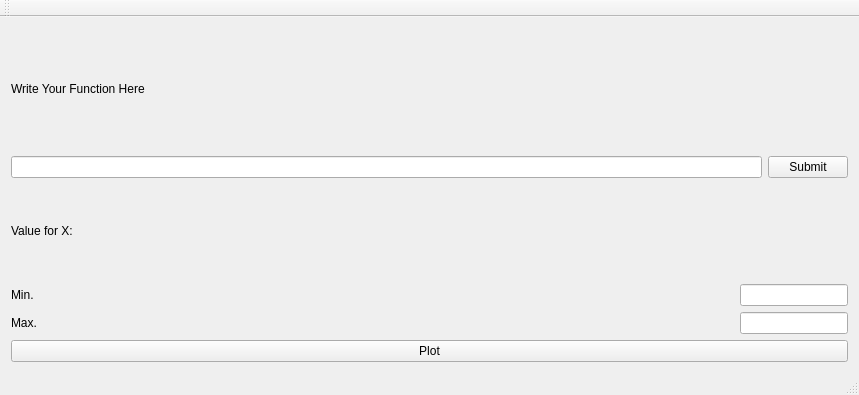
<?xml version="1.0" encoding="UTF-8"?>
<ui version="4.0">
 <class>MainWindow</class>
 <widget class="QMainWindow" name="MainWindow">
  <property name="geometry">
   <rect>
    <x>0</x>
    <y>0</y>
    <width>859</width>
    <height>395</height>
   </rect>
  </property>
  <property name="windowTitle">
   <string>MainWindow</string>
  </property>
  <widget class="QWidget" name="centralWidget">
   <layout class="QVBoxLayout" name="verticalLayout_3">
    <item>
     <layout class="QVBoxLayout" name="verticalLayout_2">
      <item>
       <widget class="QLabel" name="label">
        <property name="text">
         <string>Write Your Function Here</string>
        </property>
       </widget>
      </item>
      <item>
       <layout class="QHBoxLayout" name="horizontalLayout">
        <item>
         <widget class="QLineEdit" name="lineEdit"/>
        </item>
        <item>
         <widget class="QPushButton" name="pushButton">
          <property name="text">
           <string>Submit</string>
          </property>
         </widget>
        </item>
       </layout>
      </item>
     </layout>
    </item>
    <item>
     <layout class="QVBoxLayout" name="verticalLayout">
      <item>
       <widget class="QLabel" name="label_4">
        <property name="text">
         <string>Value for X:</string>
        </property>
       </widget>
      </item>
      <item>
       <layout class="QHBoxLayout" name="horizontalLayout_2">
        <item>
         <widget class="QLabel" name="label_2">
          <property name="enabled">
           <bool>true</bool>
          </property>
          <property name="sizePolicy">
           <sizepolicy hsizetype="Preferred" vsizetype="Preferred">
            <horstretch>0</horstretch>
            <verstretch>0</verstretch>
           </sizepolicy>
          </property>
          <property name="text">
           <string>Min.</string>
          </property>
         </widget>
        </item>
        <item>
         <widget class="QLineEdit" name="lineEdit_2">
          <property name="sizePolicy">
           <sizepolicy hsizetype="Maximum" vsizetype="Fixed">
            <horstretch>0</horstretch>
            <verstretch>0</verstretch>
           </sizepolicy>
          </property>
         </widget>
        </item>
       </layout>
      </item>
      <item>
       <layout class="QHBoxLayout" name="horizontalLayout_3">
        <item alignment="Qt::AlignLeft">
         <widget class="QLabel" name="label_3">
          <property name="text">
           <string>Max.</string>
          </property>
         </widget>
        </item>
        <item alignment="Qt::AlignRight">
         <widget class="QLineEdit" name="lineEdit_3">
          <property name="sizePolicy">
           <sizepolicy hsizetype="Maximum" vsizetype="Fixed">
            <horstretch>0</horstretch>
            <verstretch>0</verstretch>
           </sizepolicy>
          </property>
         </widget>
        </item>
       </layout>
      </item>
     </layout>
    </item>
    <item>
     <widget class="QPushButton" name="pushButton_2">
      <property name="text">
       <string>Plot</string>
      </property>
     </widget>
    </item>
   </layout>
  </widget>
  <widget class="QMenuBar" name="menuBar">
   <property name="geometry">
    <rect>
     <x>0</x>
     <y>0</y>
     <width>859</width>
     <height>22</height>
    </rect>
   </property>
  </widget>
  <widget class="QToolBar" name="mainToolBar">
   <attribute name="toolBarArea">
    <enum>TopToolBarArea</enum>
   </attribute>
   <attribute name="toolBarBreak">
    <bool>false</bool>
   </attribute>
  </widget>
  <widget class="QStatusBar" name="statusBar"/>
 </widget>
 <layoutdefault spacing="6" margin="11"/>
 <resources/>
 <connections/>
</ui>
